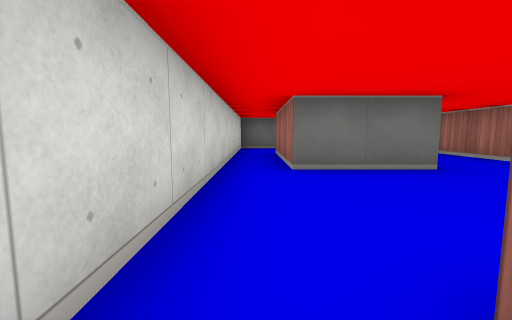
view 1 (above)

13 first-person views from a walk through a cub3D maze. The camera is about half as high as the walls, tilts 6° down and sees 90° across. The floor is counted in squares. Each view is taken from the middle of a square. On the plan, view 1 faces up. The plan holds only what a view shows up to about 9 squares ahead; the rest is blank.

view 2
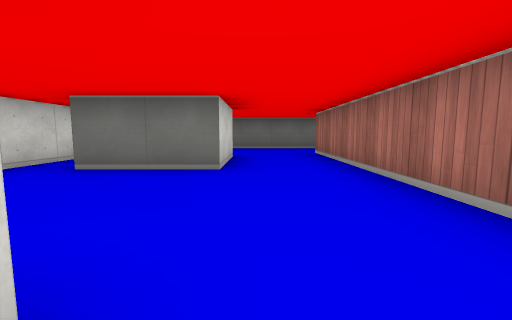

view 3
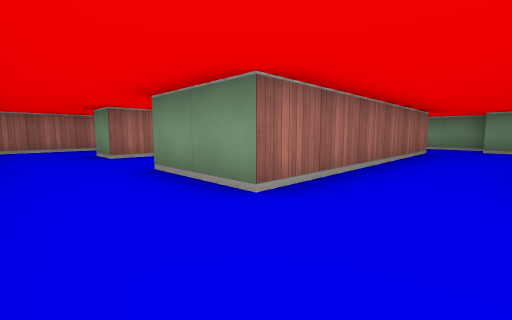

view 4
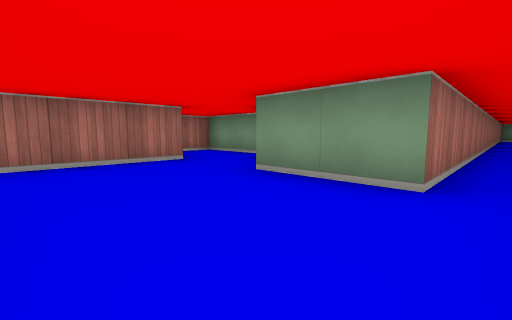

view 5
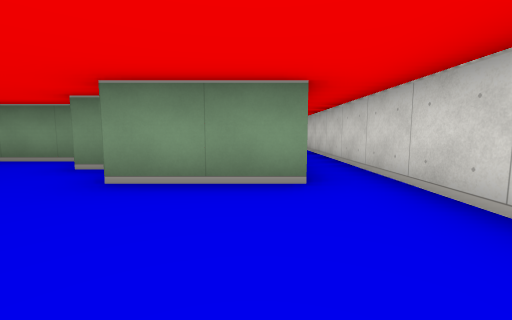

view 6
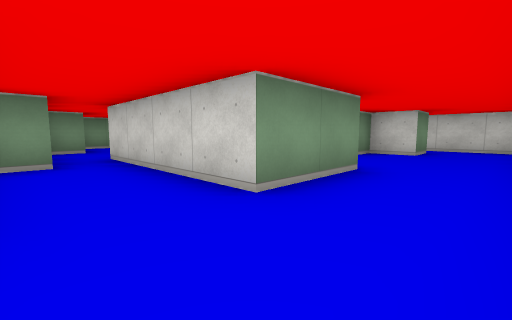

view 7
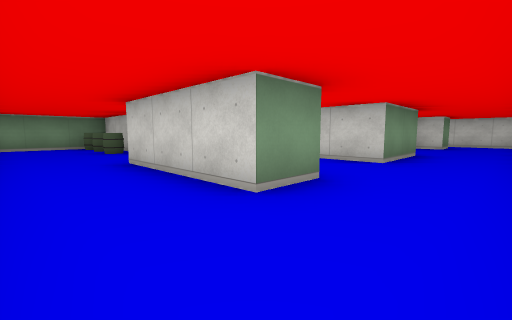

view 8
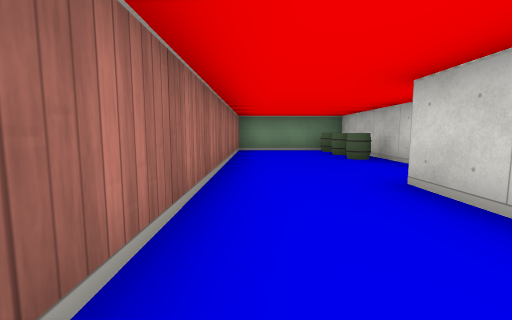

view 9
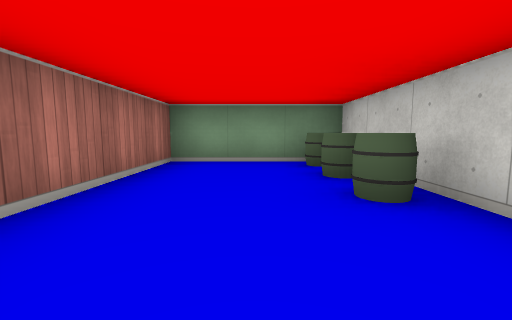

view 10
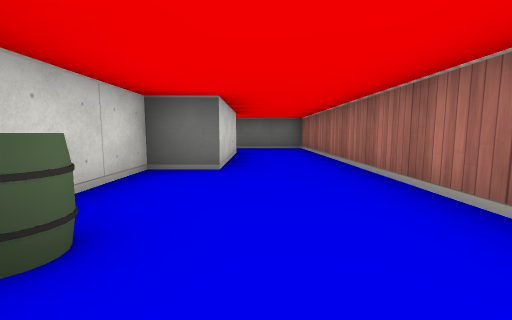

view 11
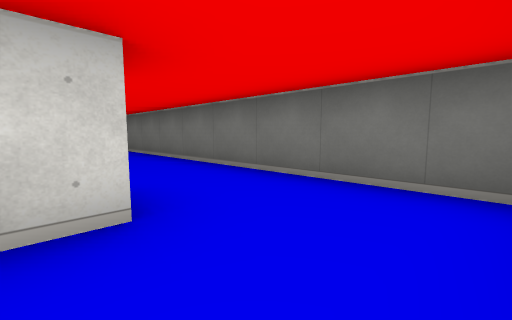

view 12
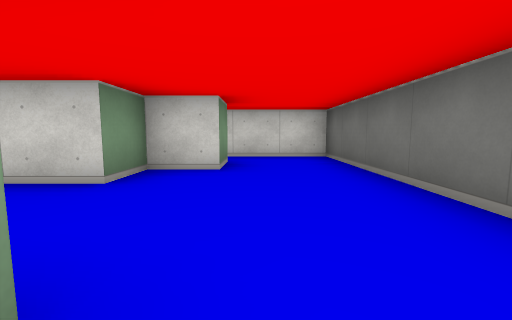

view 13
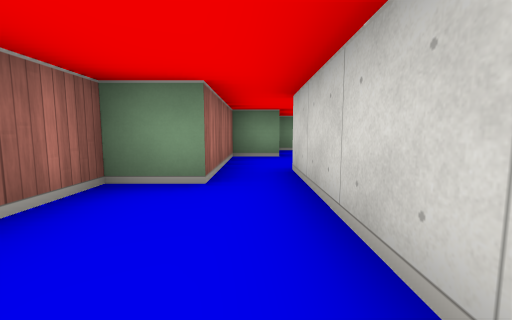

### Floor plan
Ten units are one square. View 1 is at (0, 0); x grows to the right and y downward. Boxes are objects, and circles mark ways between rooms. Rooms are numbered by the first view taken in them; rooms with no view inside come last. Other rooms are left out.
<svg viewBox="-10 -90 130 195">
<path fill="none" stroke="#000" d="M5 92 5 -5M-5 -5 -5 45M25 -35 5 -35 5 -65 15 -65 15 -55 25 -55 25 -35M45 -4 45 -65 65 -65M5 -5 25 -5M29 5 35 5M35 15 55 15M65 -85 -5 -85 -5 -5M65 -65 65 -35M75 -35 85 -35 85 -65 95 -65M95 -85 65 -85M95 -65 95 -35 85 -35 85 15 115 15 115 -85 95 -85M64 -5 75 -5 75 -35M55 15 65 15 65 6M65 -35 65 -25"/>
<rect x="85" y="5" width="10" height="10" fill="#bbb"><title>barrel</title></rect>
<rect x="85" y="-5" width="10" height="10" fill="#bbb"><title>barrel</title></rect>
<rect x="85" y="-15" width="10" height="10" fill="#bbb"><title>barrel</title></rect>
<circle cx="0" cy="0" r="3" fill="#2a7"/>
<circle cx="55" cy="-75" r="3" fill="#2a7"/>
<circle cx="50" cy="5" r="3" fill="#2a7"/>
<circle cx="90" cy="-75" r="3" fill="#2a7"/>
<circle cx="70" cy="-30" r="3" fill="#2a7"/>
<text x="0" y="100">1</text>
<text x="30" y="-40">2</text>
<text x="80" y="-60">3</text>
<text x="100" y="-30">4</text>
<text x="60" y="-10">5</text>
</svg>
Room 1 opens to room 2. Room 2 opens to room 3. Room 2 opens to room 5. Room 3 opens to room 4. Room 3 opens to room 5.

Where each view was taken, in squares from view 1:
view 1: 0 up, 0 right, facing up
view 2: 0 up, 3 right, facing up
view 3: 8 up, 3 right, facing down-right
view 4: 3 up, 0 right, facing down-right
view 5: 3 up, 1 right, facing down
view 6: 8 up, 8 right, facing down-left
view 7: 8 up, 11 right, facing down-left
view 8: 6 up, 11 right, facing down
view 9: 3 up, 10 right, facing down
view 10: 0 up, 10 right, facing up
view 11: 6 up, 11 right, facing up-left
view 12: 7 up, 5 right, facing left
view 13: 6 up, 7 right, facing down
